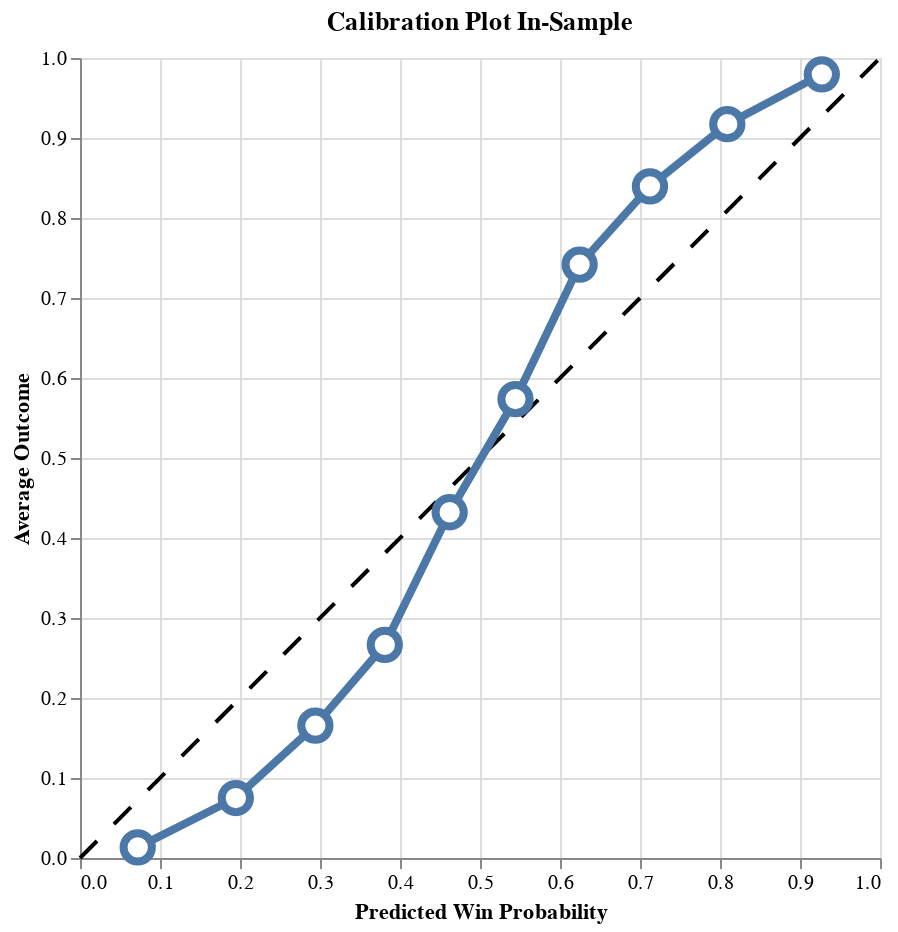

Source (notebook cell):
### Code cell
self.plot_calibration()

### Figure 1 — Vega-Lite specification as saved in the notebook (floating-point values rounded to 4 significant figures)
{"config": {"view": {"continuousWidth": 300, "continuousHeight": 300}}, "layer": [{"data": {"name": "data-42f50405073b2dbe8396db6b7dd2f6be"}, "mark": {"type": "line", "color": "black", "strokeDash": [12, 12]}, "encoding": {"x": {"field": "x", "type": "quantitative"}, "y": {"field": "y", "type": "quantitative"}}}, {"data": {"name": "data-e61960f2f7188441c5354b04876cb808"}, "mark": {"type": "line", "strokeWidth": 4}, "encoding": {"x": {"field": "win_prob_midpoint", "title": "Predicted Win Probability", "type": "quantitative"}, "y": {"field": "avg_outcome", "title": "Average Outcome", "type": "quantitative"}}}, {"data": {"name": "data-e61960f2f7188441c5354b04876cb808"}, "mark": {"type": "point", "fill": "white", "opacity": 1, "size": 200, "strokeWidth": 4}, "encoding": {"x": {"field": "win_prob_midpoint", "type": "quantitative"}, "y": {"field": "avg_outcome", "type": "quantitative"}}}], "height": 400, "title": "Calibration Plot In-Sample", "width": 400, "$schema": "https://vega.github.io/schema/vega-lite/v5.20.1.json", "datasets": {"data-42f50405073b2dbe8396db6b7dd2f6be": [{"x": 0, "y": 0}, {"x": 1, "y": 1}], "data-e61960f2f7188441c5354b04876cb808": [{"avg_outcome": 0.01324, "win_prob_midpoint": 0.07216}, {"avg_outcome": 0.07497, "win_prob_midpoint": 0.1948}, {"avg_outcome": 0.1656, "win_prob_midpoint": 0.2942}, {"avg_outcome": 0.2664, "win_prob_midpoint": 0.381}, {"avg_outcome": 0.4322, "win_prob_midpoint": 0.4621}, {"avg_outcome": 0.5736, "win_prob_midpoint": 0.5443}, {"avg_outcome": 0.7417, "win_prob_midpoint": 0.6246}, {"avg_outcome": 0.8395, "win_prob_midpoint": 0.7124}, {"avg_outcome": 0.9173, "win_prob_midpoint": 0.8091}, {"avg_outcome": 0.9796, "win_prob_midpoint": 0.9273}]}}
